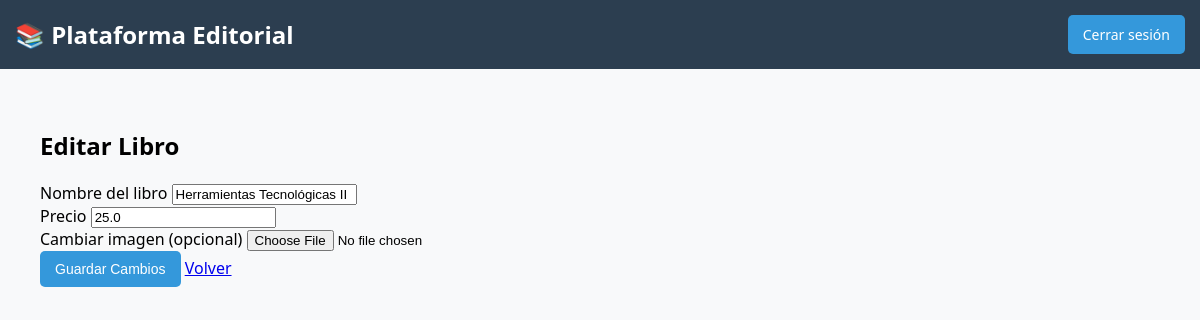
Page /editar_libro/1 (signed in) on the earlier database version.
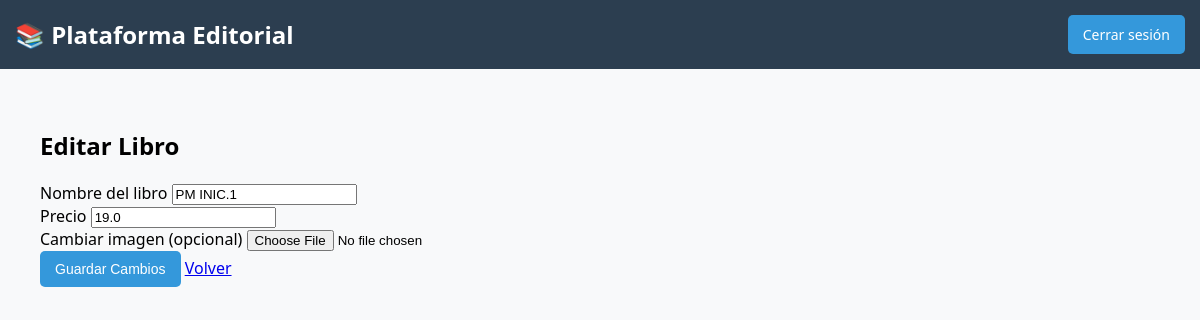
Same page on the later database version.
### tables this page shows
CREATE TABLE libros (
            id INTEGER PRIMARY KEY AUTOINCREMENT,
            nombre TEXT,
            precio REAL,
            imagen TEXT
        );

### app.py (the view, shortened to what this page needs)
@app.route('/editar_libro/<int:libro_id>', methods=['GET', 'POST'])
def editar_libro(libro_id):
    if 'admin' not in session:
        return redirect(url_for('login'))
    conn = sqlite3.connect(DATABASE)
    c = conn.cursor()
    c.execute("SELECT * FROM libros WHERE id=?", (libro_id,))
    libro = c.fetchone()
    conn.close()
    return render_template('editar_libro.html', libro=libro)

### templates/editar_libro.html
{% extends "base.html" %}
{% block content %}
<div class="container mt-4">
    <h2>Editar Libro</h2>
    <form method="POST" enctype="multipart/form-data">
        <div class="mb-3">
            <label for="nombre" class="form-label">Nombre del libro</label>
            <input type="text" class="form-control" id="nombre" name="nombre" value="{{ libro[1] }}" required>
        </div>
        <div class="mb-3">
            <label for="precio" class="form-label">Precio</label>
            <input type="number" step="0.01" class="form-control" id="precio" name="precio" value="{{ libro[2] }}" required>
        </div>
        <div class="mb-3">
            <label for="imagen" class="form-label">Cambiar imagen (opcional)</label>
            <input type="file" class="form-control" id="imagen" name="imagen">
        </div>
        <button type="submit" class="btn btn-primary">Guardar Cambios</button>
        <a href="{{ url_for('vista_libros') }}">Volver</a>
    </form>
</div>
{% endblock %}

Differences in the rows shown:
changed libros: nombre "Herramientas Tecnológicas II" → "PM INIC.1"; precio "25.0" → "19.0"
